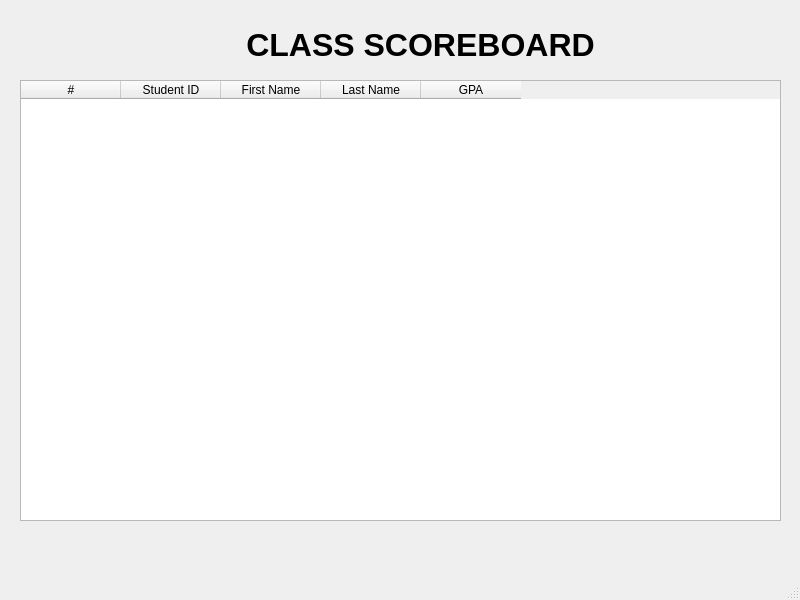
<?xml version="1.0" encoding="UTF-8"?>
<ui version="4.0">
 <class>class_scoreboard</class>
 <widget class="QMainWindow" name="class_scoreboard">
  <property name="geometry">
   <rect>
    <x>0</x>
    <y>0</y>
    <width>800</width>
    <height>600</height>
   </rect>
  </property>
  <property name="windowTitle">
   <string>design14</string>
  </property>
  <widget class="QWidget" name="centralwidget">
   <widget class="QLabel" name="label">
    <property name="geometry">
     <rect>
      <x>230</x>
      <y>10</y>
      <width>381</width>
      <height>71</height>
     </rect>
    </property>
    <property name="font">
     <font>
      <pointsize>24</pointsize>
     </font>
    </property>
    <property name="text">
     <string>&lt;html&gt;&lt;head/&gt;&lt;body&gt;&lt;p align=&quot;center&quot;&gt;&lt;span style=&quot; font-weight:700;&quot;&gt;CLASS SCOREBOARD&lt;/span&gt;&lt;/p&gt;&lt;/body&gt;&lt;/html&gt;</string>
    </property>
   </widget>
   <widget class="QTableWidget" name="tableWidget">
    <property name="geometry">
     <rect>
      <x>20</x>
      <y>80</y>
      <width>761</width>
      <height>441</height>
     </rect>
    </property>
    <column>
     <property name="text">
      <string>#</string>
     </property>
    </column>
    <column>
     <property name="text">
      <string>Student ID</string>
     </property>
    </column>
    <column>
     <property name="text">
      <string>First Name</string>
     </property>
    </column>
    <column>
     <property name="text">
      <string>Last Name</string>
     </property>
    </column>
    <column>
     <property name="text">
      <string>GPA</string>
     </property>
    </column>
   </widget>
  </widget>
  <widget class="QMenuBar" name="menubar">
   <property name="geometry">
    <rect>
     <x>0</x>
     <y>0</y>
     <width>800</width>
     <height>22</height>
    </rect>
   </property>
  </widget>
  <widget class="QStatusBar" name="statusbar"/>
 </widget>
 <resources/>
 <connections/>
</ui>
